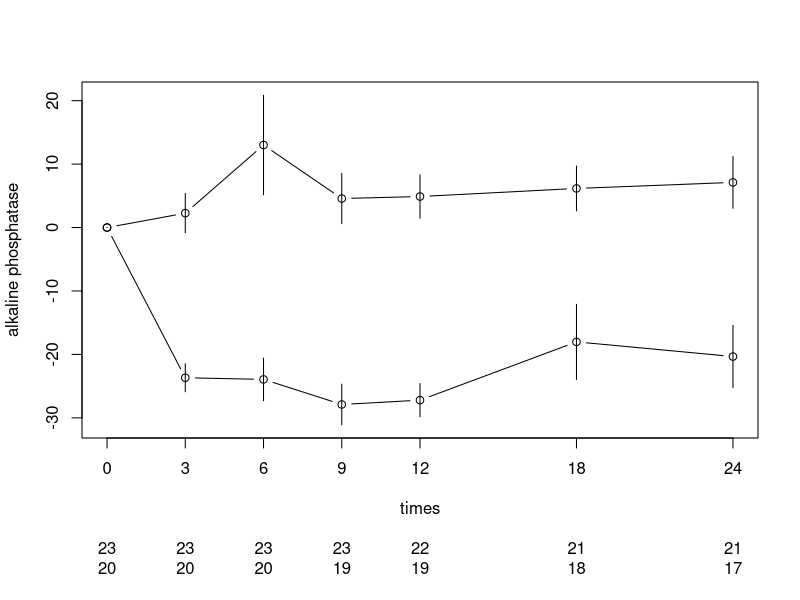
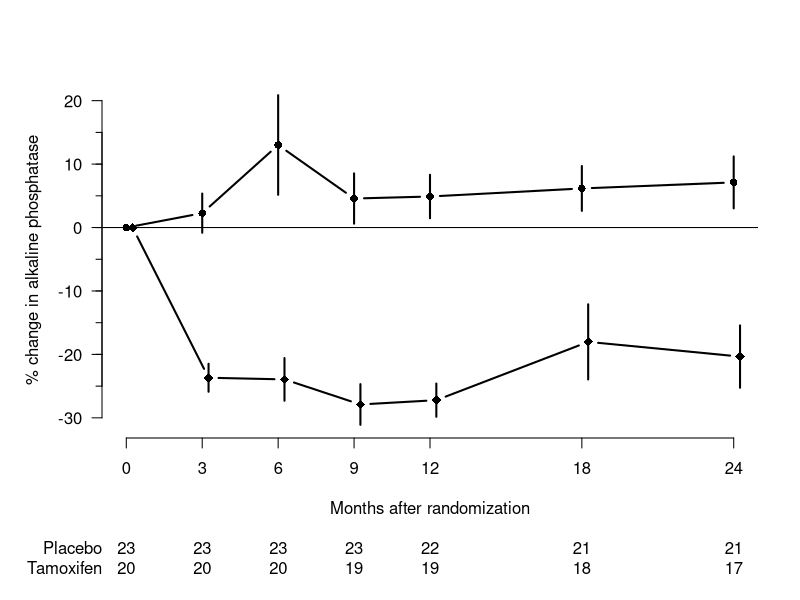

Write the R code that produced these figures, in order.
### R code from vignette source '/home/runner/work/SPE/SPE/build/graphics-s.rnw'

###################################################
### code chunk number 1: graphics-s.rnw:6-7
###################################################
( alkfos <- read.csv("./data/alkfos.csv") )


###################################################
### code chunk number 2: graphics-s.rnw:12-13
###################################################
(available <- aggregate( !is.na(alkfos), list(alkfos$grp), sum))


###################################################
### code chunk number 3: graphics-s.rnw:18-22
###################################################
alkfos.pctchange <- (sweep(alkfos[-1], 1, alkfos$c0, "/") - 1)*100
(means <- aggregate(alkfos.pctchange, list(alkfos$grp), mean, na.rm=TRUE))
(sds   <- aggregate(alkfos.pctchange, list(alkfos$grp),   sd, na.rm=TRUE))
available <- as.matrix(available[-(1:2)])


###################################################
### code chunk number 4: graphics-s.rnw:27-32
###################################################
means <- as.matrix(means[-1])
  sds <- as.matrix(sds[-1])
 sems <- sds/sqrt(available)
  upr <- means + sems
  lwr <- means - sems


###################################################
### code chunk number 5: graphics-s.rnw:36-38
###################################################
times <- c(0,3,6,9,12,18,24)
(ylim <- range(means+sems,means-sems))


###################################################
### code chunk number 6: alkfos
###################################################
par(mar=.1 + c(8,4,4,2))
plot( times, means[1,],
      type="b",   # boths dots and lines
      xaxt="n",   # no x-axis
      ylim=ylim,
      ylab="alkaline phosphatase" )
# Add the points for the second gropu
points(times,means[2,], type="b")
# The the vertial error-bars
segments( times, upr[1,], times, lwr[1,] )
segments(times, upr[2,], times, lwr[2,])
# Draw the x-axis at the times
axis(1, at=times )
# Plot the availabe numbers below the x-axis
mtext(available[1,], side=1, line=5, at=times)
mtext(available[2,], side=1, line=6, at=times)


###################################################
### code chunk number 7: alkfos-x
###################################################
par(mar=.1 + c(8,5,4,2))
plot(times, means[1,], type="b", ylim=ylim, xaxt="n",
                     ylab="% change in alkaline phosphatase",
                     xlab="Months after randomization",
                     las=1, # All axis labels horizontal
                     pch=16, # Dot as plotting symbol
                     bty="n", lwd=2 ) # No box around the plot
segments(times,  upr[1,], times , lwr[1,], lwd=2 )
times2 <- times + 0.25 # Plot the points and bars a little bit offset
points  (times2, means[2,], type="b", pch=18, lwd=2, cex=1.3)
segments(times2, upr[2,], times2, lwr[2,], lwd=2 )
axis(1,at=times)
mtext(available[1,],side=1, line=5, at=times)
mtext(available[2,],side=1, line=6, at=times)
# par("usr") reaturns the actual x- and y coordinates of the axis ends.
mtext("Placebo"  , side=1, line=5, adj=1, at=par("usr")[1] )
mtext("Tamoxifen", side=1, line=6, adj=1, at=par("usr")[1] )
abline(h=0) # Horizontal line
axis( side=2, at=seq(-25,15,5), labels=NA, tcl=-0.3 )


